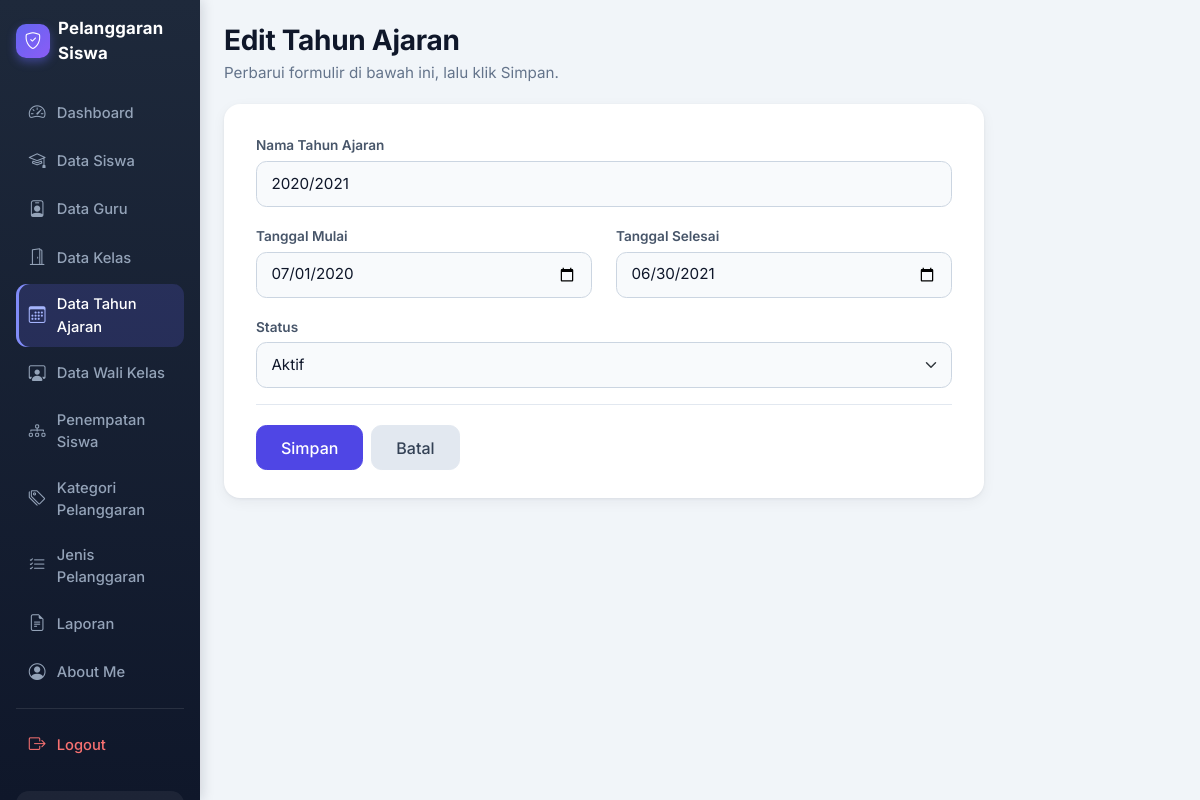
Before: /edit_tahun_ajaran.php?id=1 (signed in) with the older database file.
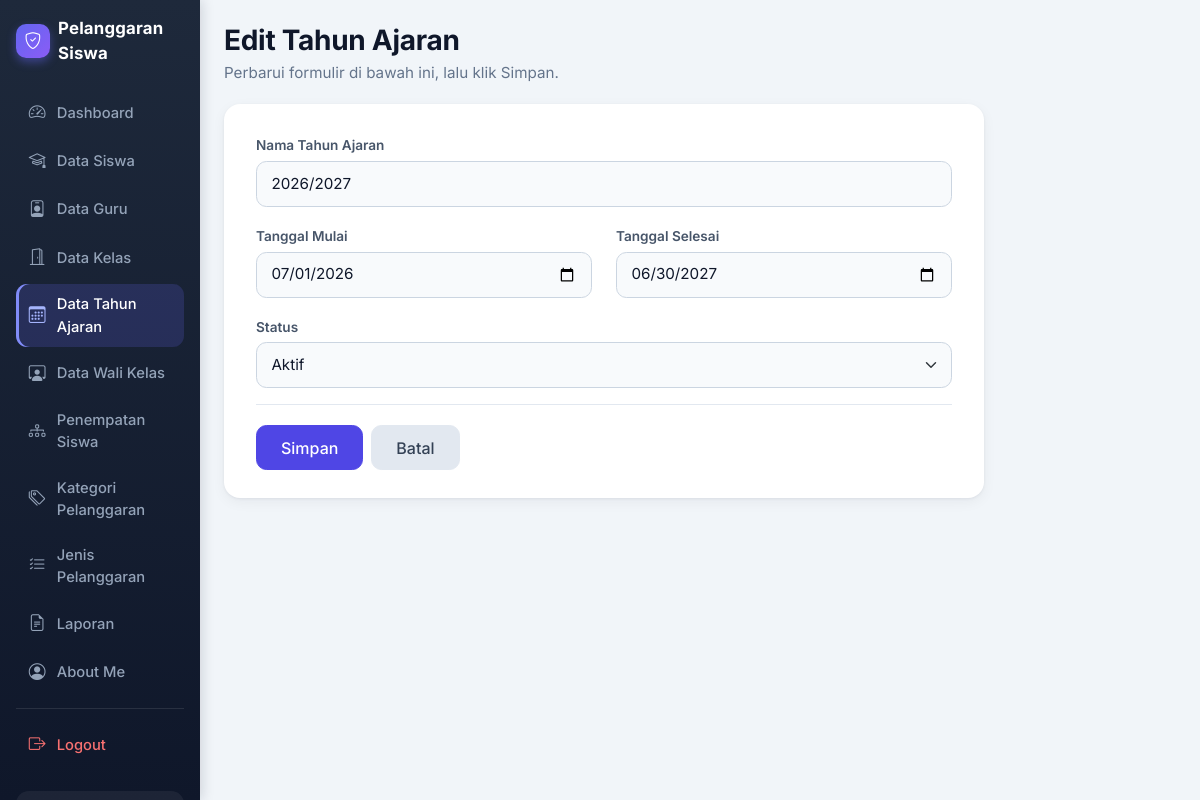
After: the same page with the newer database file.
### tables this page shows
CREATE TABLE `t_tahun_ajaran` (
  `id` int(11) NOT NULL,
  `nama` varchar(20) DEFAULT NULL,
  `tanggal_mulai` date NOT NULL,
  `tanggal_selesai` date NOT NULL,
  `status_aktif` tinyint(1) NOT NULL,
  `created_at` timestamp NOT NULL DEFAULT current_timestamp(),
  `updated_at` timestamp NOT NULL DEFAULT current_timestamp()
);

### edit_tahun_ajaran.php (called while the page is built, shortened)
<?php
include "config/koneksi.php";
include "includes/helper.php";
$id = (int) ($_GET['id'] ?? 0);
$tahun = ambil_satu($koneksi, "SELECT * FROM t_tahun_ajaran WHERE id = ?", 'i', $id);
$v = [
    'nama'            => $tahun['nama'] ?? '',
    'tanggal_mulai'   => $tahun['tanggal_mulai'] ?? '',
    'tanggal_selesai' => $tahun['tanggal_selesai'] ?? '',
    'status_aktif'    => (int) $tahun['status_aktif'],
];
$label_tombol = 'Simpan';
include 'layout/tambah_atas.php';
include 'layout/form_tahun_ajaran.php';
include 'layout/tambah_bawah.php';

### layout/form_tahun_ajaran.php (the view, shortened to what this page needs)
<?php
$galat = $galat ?? [];
$label_tombol = $label_tombol ?? 'Simpan';
?>
<form method="POST">
    <div class="mb-3">
        <label for="nama" class="form-label">Nama Tahun Ajaran</label>
        <input type="text" name="nama" id="nama" class="form-control<?= kelas_invalid($galat, 'nama'); ?>"
               value="<?= htmlspecialchars((string) $v['nama']); ?>" placeholder="Contoh: 2026/2027" required>
    </div>
    <div class="row">
        <div class="col-md-6 mb-3">
            <label for="tanggal_mulai" class="form-label">Tanggal Mulai</label>
            <input type="date" name="tanggal_mulai" id="tanggal_mulai" class="form-control<?= kelas_invalid($galat, 'tanggal_mulai'); ?>"
                   value="<?= htmlspecialchars((string) $v['tanggal_mulai']); ?>" required>
        </div>
        <div class="col-md-6 mb-3">
            <label for="tanggal_selesai" class="form-label">Tanggal Selesai</label>
            <input type="date" name="tanggal_selesai" id="tanggal_selesai" class="form-control<?= kelas_invalid($galat, 'tanggal_selesai'); ?>"
                   value="<?= htmlspecialchars((string) $v['tanggal_selesai']); ?>" required>
        </div>
    </div>
    <div class="mb-3">
        <label for="status_aktif" class="form-label">Status</label>
        <?= html_status_select($v['status_aktif'], 'status_aktif', isset($galat['status_aktif'])); ?>
    </div>
    <div class="td-actions">
        <button type="submit" name="simpan" class="btn btn-primary"><?= htmlspecialchars($label_tombol); ?></button>
        <a href="kelola_tahun_ajaran.php" class="btn btn-secondary">Batal</a>
    </div>
</form>

### includes/helper.php (shortened to what this page needs)
<?php
function kelas_invalid(array $galat, $kolom)
{
    return isset($galat[$kolom]) ? ' is-invalid' : '';
}
function html_status_select($nilai, $nama = 'status_aktif', $invalid = false)
{
    $n = ((string) $nilai === '0') ? '0' : '1';
    return '<select name="' . $nama . '" id="' . $nama . '" class="form-select' . ($invalid ? ' is-invalid' : '') . '">'
         . '<option value="1"' . ($n === '1' ? ' selected' : '') . '>Aktif</option>'
         . '<option value="0"' . ($n === '0' ? ' selected' : '') . '>Tidak Aktif</option>'
         . '</select>';
}
function ambil_semua($koneksi, $sql, $tipe = '', ...$param)
{
    $stmt = mysqli_prepare($koneksi, $sql);
    if ($tipe !== '') { mysqli_stmt_bind_param($stmt, $tipe, ...$param); }
    mysqli_stmt_execute($stmt);
    $hasil = mysqli_stmt_get_result($stmt);
    $baris = [];
    while ($hasil && ($r = mysqli_fetch_assoc($hasil))) { $baris[] = $r; }
    return $baris;
}
function ambil_satu($koneksi, $sql, $tipe = '', ...$param)
{
    $semua = ambil_semua($koneksi, $sql, $tipe, ...$param);
    return $semua[0] ?? null;
}

Changed rows visible on the page:
changed t_tahun_ajaran "Aktif": nama "2020/2021" → "2026/2027"; tanggal_mulai "07/01/2020" → "07/01/2026"; tanggal_selesai "06/30/2021" → "06/30/2027"
